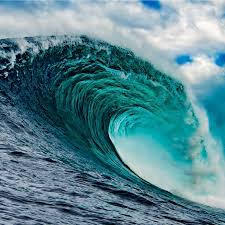
#> input picture Chapter_7/wave.jpeg, 225 x 225 px
$ python equalize.py
#> lines starting #> are read from the running program, lines starting #| are printed output that depends on the picture
import numpy as np
import cv2

# Loading image and convert to grayscale
image = cv2.imread("wave.jpeg")
#> image is the input picture: shape (225, 225, 3); mean B, G, R 144.4, 133.9, 89.2
image = cv2.cvtColor(image, cv2.COLOR_BGR2GRAY)
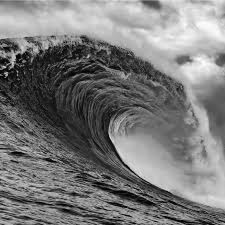
#> image: shape (225, 225); min 2, max 254, mean 121.7

# Equalize image
eq = cv2.equalizeHist(image)
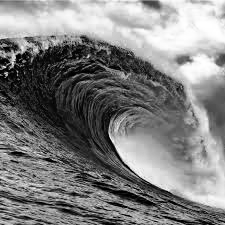
#> eq: shape (225, 225); min 0, max 255, mean 128.1
cv2.imshow("Histogram Equalization", np.hstack([image, eq]))
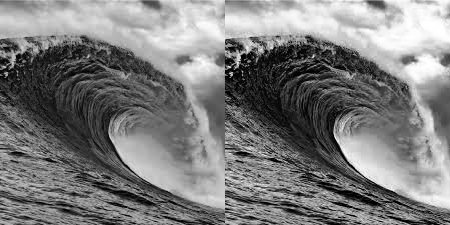
#> window 'Histogram Equalization': shape (225, 450); min 0, max 255, mean 124.9

cv2.waitKey(0)
